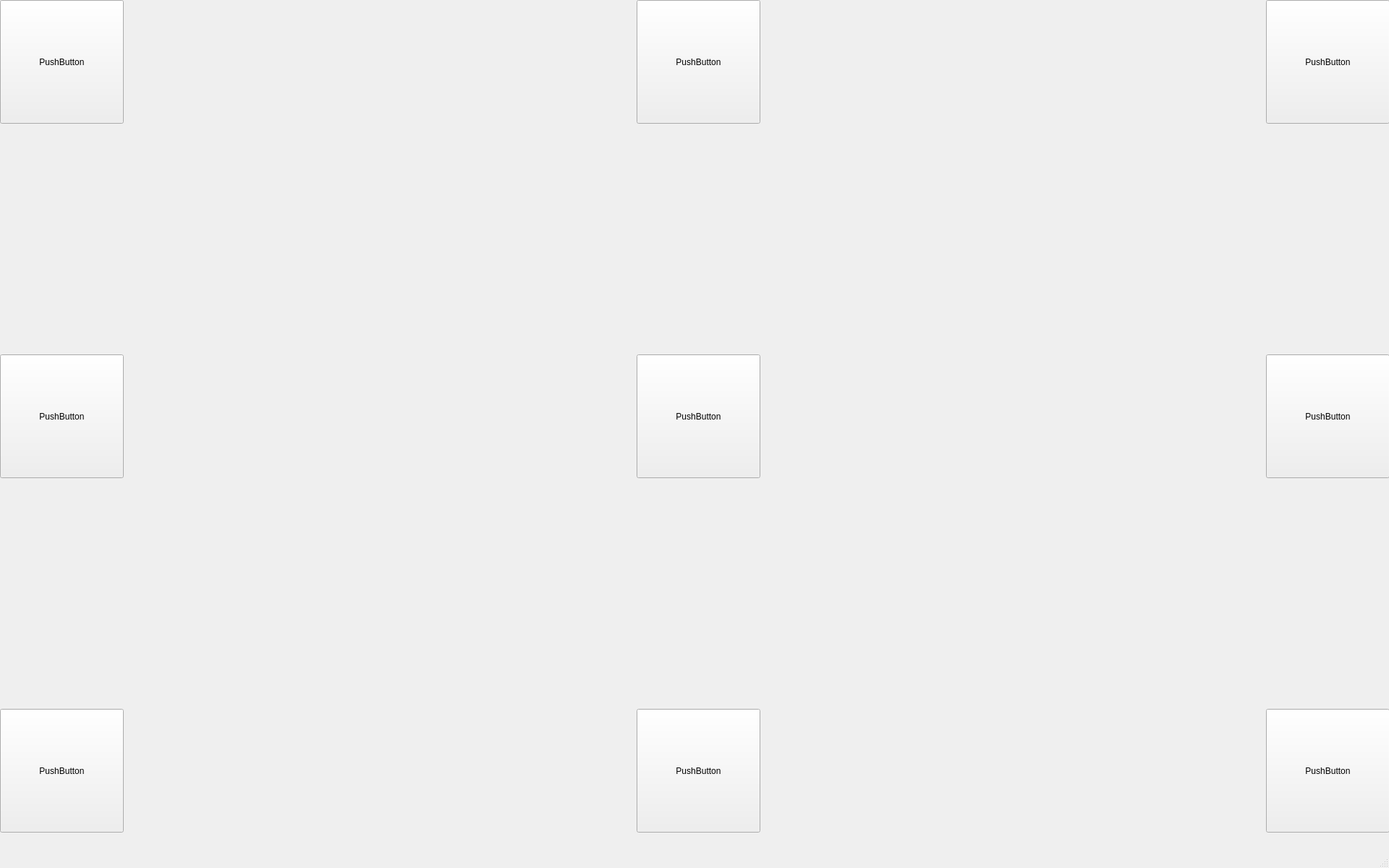
<?xml version="1.0" encoding="UTF-8"?>
<ui version="4.0">
 <class>MainWindow</class>
 <widget class="QMainWindow" name="MainWindow">
  <property name="geometry">
   <rect>
    <x>0</x>
    <y>0</y>
    <width>1920</width>
    <height>1200</height>
   </rect>
  </property>
  <property name="windowTitle">
   <string>MainWindow</string>
  </property>
  <widget class="QWidget" name="centralwidget">
   <widget class="QPushButton" name="pushBtn1">
    <property name="geometry">
     <rect>
      <x>0</x>
      <y>0</y>
      <width>171</width>
      <height>171</height>
     </rect>
    </property>
    <property name="text">
     <string>PushButton</string>
    </property>
   </widget>
   <widget class="QPushButton" name="pushBtn3">
    <property name="geometry">
     <rect>
      <x>1750</x>
      <y>0</y>
      <width>171</width>
      <height>171</height>
     </rect>
    </property>
    <property name="text">
     <string>PushButton</string>
    </property>
   </widget>
   <widget class="QPushButton" name="pushBtn9">
    <property name="geometry">
     <rect>
      <x>1750</x>
      <y>980</y>
      <width>171</width>
      <height>171</height>
     </rect>
    </property>
    <property name="text">
     <string>PushButton</string>
    </property>
   </widget>
   <widget class="QPushButton" name="pushBtn7">
    <property name="geometry">
     <rect>
      <x>0</x>
      <y>980</y>
      <width>171</width>
      <height>171</height>
     </rect>
    </property>
    <property name="text">
     <string>PushButton</string>
    </property>
   </widget>
   <widget class="QPushButton" name="pushBtn4">
    <property name="geometry">
     <rect>
      <x>0</x>
      <y>490</y>
      <width>171</width>
      <height>171</height>
     </rect>
    </property>
    <property name="text">
     <string>PushButton</string>
    </property>
   </widget>
   <widget class="QPushButton" name="pushBtn6">
    <property name="geometry">
     <rect>
      <x>1750</x>
      <y>490</y>
      <width>171</width>
      <height>171</height>
     </rect>
    </property>
    <property name="text">
     <string>PushButton</string>
    </property>
   </widget>
   <widget class="QPushButton" name="pushBtn2">
    <property name="geometry">
     <rect>
      <x>880</x>
      <y>0</y>
      <width>171</width>
      <height>171</height>
     </rect>
    </property>
    <property name="text">
     <string>PushButton</string>
    </property>
   </widget>
   <widget class="QPushButton" name="pushBtn5">
    <property name="geometry">
     <rect>
      <x>880</x>
      <y>490</y>
      <width>171</width>
      <height>171</height>
     </rect>
    </property>
    <property name="text">
     <string>PushButton</string>
    </property>
   </widget>
   <widget class="QPushButton" name="pushBtn8">
    <property name="geometry">
     <rect>
      <x>880</x>
      <y>980</y>
      <width>171</width>
      <height>171</height>
     </rect>
    </property>
    <property name="text">
     <string>PushButton</string>
    </property>
   </widget>
  </widget>
  <widget class="QMenuBar" name="menubar">
   <property name="geometry">
    <rect>
     <x>0</x>
     <y>0</y>
     <width>1920</width>
     <height>26</height>
    </rect>
   </property>
  </widget>
  <widget class="QStatusBar" name="statusbar"/>
 </widget>
 <resources/>
 <connections/>
</ui>
